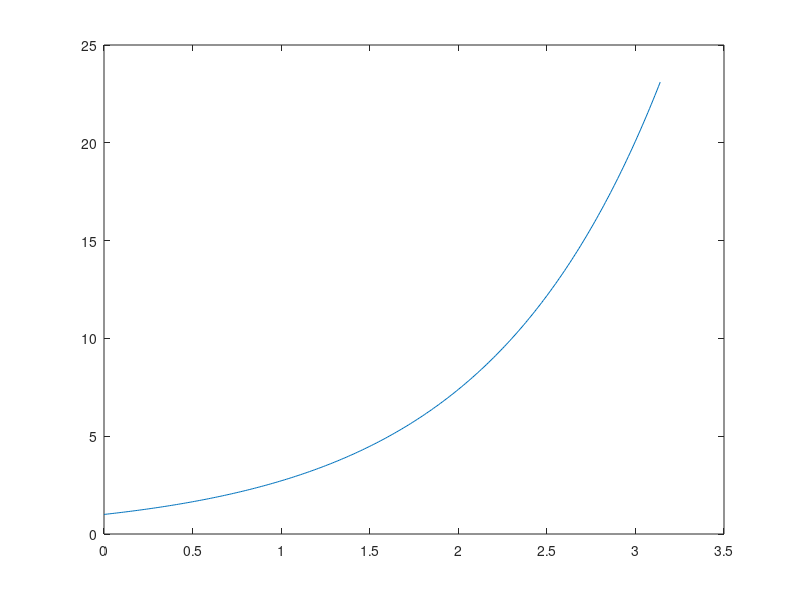
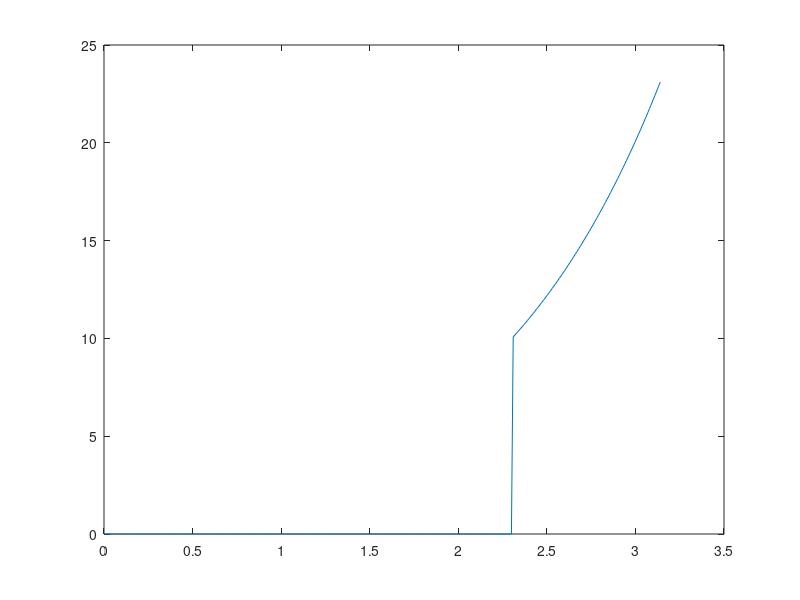

These charts were generated, in order, by the following MATLAB code:
% Hieronder staat code waarmee je een grafiek van een logaritmische 
% functie tekent. Maak een nieuw figuur aan. Maak alle waarden in 'signaal'
% die kleiner zijn dan 10 gelijk aan nul. 
% Ken die aangepaste vector toe aan een variabele 'data'. 
% Plot 'data' met de bijbehorende tijdstippen in het nieuwe figure. 

close all
t = 0:0.01:pi;
signaal = exp(t);
plot(t,signaal)

% De oplossing:
signaal(signaal < 10) = 0;
data = signaal;
figure
plot(t,data)
